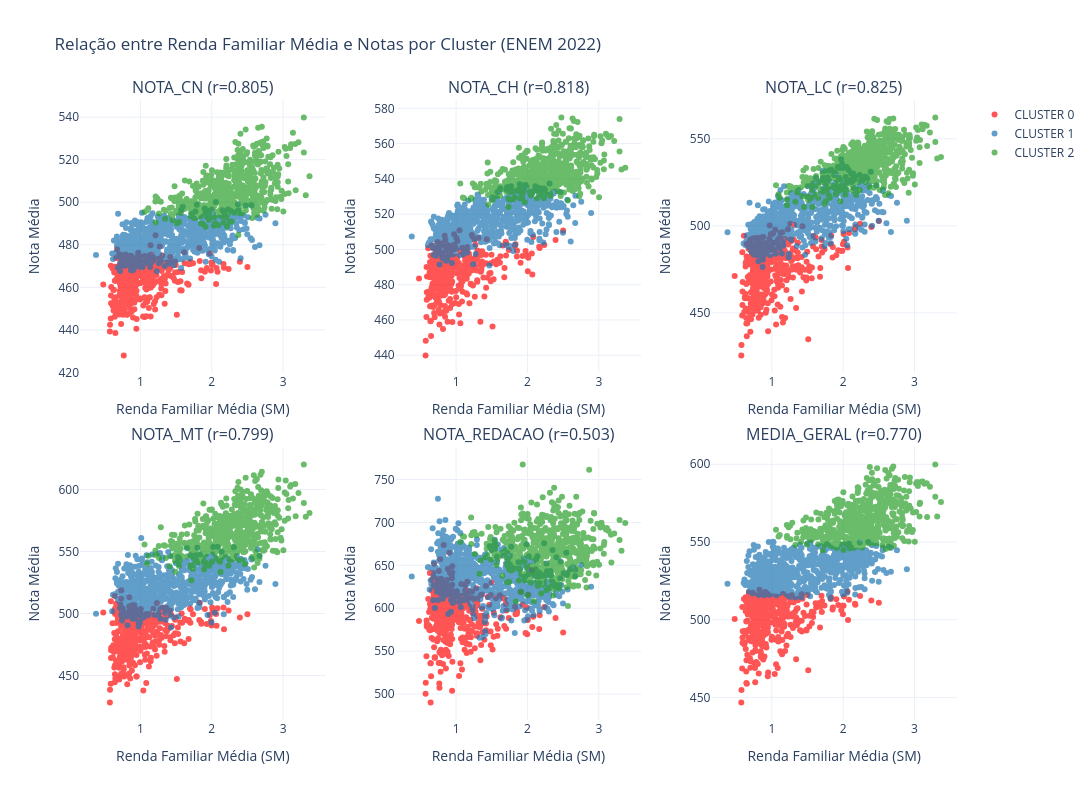

The notebook cell saved with this chart:
### Code cell
renda_col = "RENDA_FAMILIAR_SM_MEDIA"

titulos = []
for c in colunas_notas:
    base = c.replace("NU_NOTA_", "").replace("_MEDIA", "")
    d = df[[renda_col, c]].dropna()
    corr = d[renda_col].corr(d[c])
    titulos.append(f"{base} (r={corr:.3f})")

fig = make_subplots(
    rows=2,
    cols=3,
    subplot_titles=titulos,
    horizontal_spacing=0.08,
    vertical_spacing=0.12
)

for i, coluna in enumerate(colunas_notas):
    row = i // 3 + 1
    col = i % 3 + 1

    for cluster in sorted(df["CLUSTER"].unique()):
        dados = df[df["CLUSTER"] == cluster]
        dados_validos = dados[[renda_col, coluna, "MUNICIPIO", "UF", "QTD_PARTICIPANTES"]].dropna()

        fig.add_trace(
            go.Scatter(
                x=dados_validos[renda_col],
                y=dados_validos[coluna],
                mode="markers",
                marker=dict(size=6, color=cores_cluster.get(cluster)),
                opacity=0.7,
                name=f"CLUSTER {cluster}",
                showlegend=(i == 0),
                customdata=dados_validos[["MUNICIPIO", "UF", "QTD_PARTICIPANTES"]],
                hovertemplate=(
                    "Município: %{customdata[0]} (%{customdata[1]})<br>"
                    "Renda: %{x:.2f}<br>"
                    "Nota: %{y:.2f}<br>"
                    "Participantes: %{customdata[2]}<br>"
                    f"Cluster: {cluster}"
                    "<extra></extra>"
                )
            ),
            row=row,
            col=col
        )

    fig.update_xaxes(title_text="Renda Familiar Média (SM)", row=row, col=col)
    fig.update_yaxes(title_text="Nota Média", row=row, col=col)

fig.update_layout(
    title=f"Relação entre Renda Familiar Média e Notas por Cluster (ENEM {ano})",
    height=800,
    width=1200,
    template="plotly_white"
)

caminho = OUTDIR_IMG / f"{ano}_RELACAO_ENTRE_RENDA_FAMILIAR_MEDIA_E_NOTAS_POR_CLUSTER.png"
fig.write_image(str(caminho), scale=2)
print(f"Imagem salva em: {caminho}")
fig.show()

### Figure 1 — Plotly figure (JSON) as saved in the notebook; plotly's stock layout.template omitted (floating-point values rounded to 4 significant figures; data arrays with more than 128 entries replaced by an {"elided": "..."} marker saying what was removed)
{"data": [{"customdata": {"elided": "445x3 mixed values"}, "hovertemplate": "Município: %{customdata[0]} (%{customdata[1]})<br>Renda: %{x:.2f}<br>Nota: %{y:.2f}<br>Participantes: %{customdata[2]}<br>Cluster: 0<extra></extra>", "marker": {"color": "#ff0e0e", "size": 6}, "mode": "markers", "name": "CLUSTER 0", "opacity": 0.7, "showlegend": true, "type": "scatter", "x": {"elided": "445 float values"}, "xaxis": "x", "y": {"elided": "445 float values"}, "yaxis": "y"}, {"customdata": {"elided": "713x3 mixed values"}, "hovertemplate": "Município: %{customdata[0]} (%{customdata[1]})<br>Renda: %{x:.2f}<br>Nota: %{y:.2f}<br>Participantes: %{customdata[2]}<br>Cluster: 1<extra></extra>", "marker": {"color": "#1f77b4", "size": 6}, "mode": "markers", "name": "CLUSTER 1", "opacity": 0.7, "showlegend": true, "type": "scatter", "x": {"elided": "713 float values"}, "xaxis": "x", "y": {"elided": "713 float values"}, "yaxis": "y"}, {"customdata": {"elided": "554x3 mixed values"}, "hovertemplate": "Município: %{customdata[0]} (%{customdata[1]})<br>Renda: %{x:.2f}<br>Nota: %{y:.2f}<br>Participantes: %{customdata[2]}<br>Cluster: 2<extra></extra>", "marker": {"color": "#2ca02c", "size": 6}, "mode": "markers", "name": "CLUSTER 2", "opacity": 0.7, "showlegend": true, "type": "scatter", "x": {"elided": "554 float values"}, "xaxis": "x", "y": {"elided": "554 float values"}, "yaxis": "y"}, {"customdata": {"elided": "445x3 mixed values"}, "hovertemplate": "Município: %{customdata[0]} (%{customdata[1]})<br>Renda: %{x:.2f}<br>Nota: %{y:.2f}<br>Participantes: %{customdata[2]}<br>Cluster: 0<extra></extra>", "marker": {"color": "#ff0e0e", "size": 6}, "mode": "markers", "name": "CLUSTER 0", "opacity": 0.7, "showlegend": false, "type": "scatter", "x": {"elided": "445 float values"}, "xaxis": "x2", "y": {"elided": "445 float values"}, "yaxis": "y2"}, {"customdata": {"elided": "713x3 mixed values"}, "hovertemplate": "Município: %{customdata[0]} (%{customdata[1]})<br>Renda: %{x:.2f}<br>Nota: %{y:.2f}<br>Participantes: %{customdata[2]}<br>Cluster: 1<extra></extra>", "marker": {"color": "#1f77b4", "size": 6}, "mode": "markers", "name": "CLUSTER 1", "opacity": 0.7, "showlegend": false, "type": "scatter", "x": {"elided": "713 float values"}, "xaxis": "x2", "y": {"elided": "713 float values"}, "yaxis": "y2"}, {"customdata": {"elided": "554x3 mixed values"}, "hovertemplate": "Município: %{customdata[0]} (%{customdata[1]})<br>Renda: %{x:.2f}<br>Nota: %{y:.2f}<br>Participantes: %{customdata[2]}<br>Cluster: 2<extra></extra>", "marker": {"color": "#2ca02c", "size": 6}, "mode": "markers", "name": "CLUSTER 2", "opacity": 0.7, "showlegend": false, "type": "scatter", "x": {"elided": "554 float values"}, "xaxis": "x2", "y": {"elided": "554 float values"}, "yaxis": "y2"}, {"customdata": {"elided": "445x3 mixed values"}, "hovertemplate": "Município: %{customdata[0]} (%{customdata[1]})<br>Renda: %{x:.2f}<br>Nota: %{y:.2f}<br>Participantes: %{customdata[2]}<br>Cluster: 0<extra></extra>", "marker": {"color": "#ff0e0e", "size": 6}, "mode": "markers", "name": "CLUSTER 0", "opacity": 0.7, "showlegend": false, "type": "scatter", "x": {"elided": "445 float values"}, "xaxis": "x3", "y": {"elided": "445 float values"}, "yaxis": "y3"}, {"customdata": {"elided": "713x3 mixed values"}, "hovertemplate": "Município: %{customdata[0]} (%{customdata[1]})<br>Renda: %{x:.2f}<br>Nota: %{y:.2f}<br>Participantes: %{customdata[2]}<br>Cluster: 1<extra></extra>", "marker": {"color": "#1f77b4", "size": 6}, "mode": "markers", "name": "CLUSTER 1", "opacity": 0.7, "showlegend": false, "type": "scatter", "x": {"elided": "713 float values"}, "xaxis": "x3", "y": {"elided": "713 float values"}, "yaxis": "y3"}, {"customdata": {"elided": "554x3 mixed values"}, "hovertemplate": "Município: %{customdata[0]} (%{customdata[1]})<br>Renda: %{x:.2f}<br>Nota: %{y:.2f}<br>Participantes: %{customdata[2]}<br>Cluster: 2<extra></extra>", "marker": {"color": "#2ca02c", "size": 6}, "mode": "markers", "name": "CLUSTER 2", "opacity": 0.7, "showlegend": false, "type": "scatter", "x": {"elided": "554 float values"}, "xaxis": "x3", "y": {"elided": "554 float values"}, "yaxis": "y3"}, {"customdata": {"elided": "445x3 mixed values"}, "hovertemplate": "Município: %{customdata[0]} (%{customdata[1]})<br>Renda: %{x:.2f}<br>Nota: %{y:.2f}<br>Participantes: %{customdata[2]}<br>Cluster: 0<extra></extra>", "marker": {"color": "#ff0e0e", "size": 6}, "mode": "markers", "name": "CLUSTER 0", "opacity": 0.7, "showlegend": false, "type": "scatter", "x": {"elided": "445 float values"}, "xaxis": "x4", "y": {"elided": "445 float values"}, "yaxis": "y4"}, {"customdata": {"elided": "713x3 mixed values"}, "hovertemplate": "Município: %{customdata[0]} (%{customdata[1]})<br>Renda: %{x:.2f}<br>Nota: %{y:.2f}<br>Participantes: %{customdata[2]}<br>Cluster: 1<extra></extra>", "marker": {"color": "#1f77b4", "size": 6}, "mode": "markers", "name": "CLUSTER 1", "opacity": 0.7, "showlegend": false, "type": "scatter", "x": {"elided": "713 float values"}, "xaxis": "x4", "y": {"elided": "713 float values"}, "yaxis": "y4"}, {"customdata": {"elided": "554x3 mixed values"}, "hovertemplate": "Município: %{customdata[0]} (%{customdata[1]})<br>Renda: %{x:.2f}<br>Nota: %{y:.2f}<br>Participantes: %{customdata[2]}<br>Cluster: 2<extra></extra>", "marker": {"color": "#2ca02c", "size": 6}, "mode": "markers", "name": "CLUSTER 2", "opacity": 0.7, "showlegend": false, "type": "scatter", "x": {"elided": "554 float values"}, "xaxis": "x4", "y": {"elided": "554 float values"}, "yaxis": "y4"}, {"customdata": {"elided": "445x3 mixed values"}, "hovertemplate": "Município: %{customdata[0]} (%{customdata[1]})<br>Renda: %{x:.2f}<br>Nota: %{y:.2f}<br>Participantes: %{customdata[2]}<br>Cluster: 0<extra></extra>", "marker": {"color": "#ff0e0e", "size": 6}, "mode": "markers", "name": "CLUSTER 0", "opacity": 0.7, "showlegend": false, "type": "scatter", "x": {"elided": "445 float values"}, "xaxis": "x5", "y": {"elided": "445 float values"}, "yaxis": "y5"}, {"customdata": {"elided": "713x3 mixed values"}, "hovertemplate": "Município: %{customdata[0]} (%{customdata[1]})<br>Renda: %{x:.2f}<br>Nota: %{y:.2f}<br>Participantes: %{customdata[2]}<br>Cluster: 1<extra></extra>", "marker": {"color": "#1f77b4", "size": 6}, "mode": "markers", "name": "CLUSTER 1", "opacity": 0.7, "showlegend": false, "type": "scatter", "x": {"elided": "713 float values"}, "xaxis": "x5", "y": {"elided": "713 float values"}, "yaxis": "y5"}, {"customdata": {"elided": "554x3 mixed values"}, "hovertemplate": "Município: %{customdata[0]} (%{customdata[1]})<br>Renda: %{x:.2f}<br>Nota: %{y:.2f}<br>Participantes: %{customdata[2]}<br>Cluster: 2<extra></extra>", "marker": {"color": "#2ca02c", "size": 6}, "mode": "markers", "name": "CLUSTER 2", "opacity": 0.7, "showlegend": false, "type": "scatter", "x": {"elided": "554 float values"}, "xaxis": "x5", "y": {"elided": "554 float values"}, "yaxis": "y5"}, {"customdata": {"elided": "445x3 mixed values"}, "hovertemplate": "Município: %{customdata[0]} (%{customdata[1]})<br>Renda: %{x:.2f}<br>Nota: %{y:.2f}<br>Participantes: %{customdata[2]}<br>Cluster: 0<extra></extra>", "marker": {"color": "#ff0e0e", "size": 6}, "mode": "markers", "name": "CLUSTER 0", "opacity": 0.7, "showlegend": false, "type": "scatter", "x": {"elided": "445 float values"}, "xaxis": "x6", "y": {"elided": "445 float values"}, "yaxis": "y6"}, {"customdata": {"elided": "713x3 mixed values"}, "hovertemplate": "Município: %{customdata[0]} (%{customdata[1]})<br>Renda: %{x:.2f}<br>Nota: %{y:.2f}<br>Participantes: %{customdata[2]}<br>Cluster: 1<extra></extra>", "marker": {"color": "#1f77b4", "size": 6}, "mode": "markers", "name": "CLUSTER 1", "opacity": 0.7, "showlegend": false, "type": "scatter", "x": {"elided": "713 float values"}, "xaxis": "x6", "y": {"elided": "713 float values"}, "yaxis": "y6"}, {"customdata": {"elided": "554x3 mixed values"}, "hovertemplate": "Município: %{customdata[0]} (%{customdata[1]})<br>Renda: %{x:.2f}<br>Nota: %{y:.2f}<br>Participantes: %{customdata[2]}<br>Cluster: 2<extra></extra>", "marker": {"color": "#2ca02c", "size": 6}, "mode": "markers", "name": "CLUSTER 2", "opacity": 0.7, "showlegend": false, "type": "scatter", "x": {"elided": "554 float values"}, "xaxis": "x6", "y": {"elided": "554 float values"}, "yaxis": "y6"}], "layout": {"annotations": [{"font": {"size": 16}, "showarrow": false, "text": "NOTA_CN (r=0.805)", "x": 0.14, "xanchor": "center", "xref": "paper", "y": 1, "yanchor": "bottom", "yref": "paper"}, {"font": {"size": 16}, "showarrow": false, "text": "NOTA_CH (r=0.818)", "x": 0.5, "xanchor": "center", "xref": "paper", "y": 1, "yanchor": "bottom", "yref": "paper"}, {"font": {"size": 16}, "showarrow": false, "text": "NOTA_LC (r=0.825)", "x": 0.86, "xanchor": "center", "xref": "paper", "y": 1, "yanchor": "bottom", "yref": "paper"}, {"font": {"size": 16}, "showarrow": false, "text": "NOTA_MT (r=0.799)", "x": 0.14, "xanchor": "center", "xref": "paper", "y": 0.44, "yanchor": "bottom", "yref": "paper"}, {"font": {"size": 16}, "showarrow": false, "text": "NOTA_REDACAO (r=0.503)", "x": 0.5, "xanchor": "center", "xref": "paper", "y": 0.44, "yanchor": "bottom", "yref": "paper"}, {"font": {"size": 16}, "showarrow": false, "text": "MEDIA_GERAL (r=0.770)", "x": 0.86, "xanchor": "center", "xref": "paper", "y": 0.44, "yanchor": "bottom", "yref": "paper"}], "height": 800, "title": {"text": "Relação entre Renda Familiar Média e Notas por Cluster (ENEM 2022)"}, "width": 1200, "xaxis": {"anchor": "y", "domain": [0, 0.28], "title": {"text": "Renda Familiar Média (SM)"}}, "xaxis2": {"anchor": "y2", "domain": [0.36, 0.64], "title": {"text": "Renda Familiar Média (SM)"}}, "xaxis3": {"anchor": "y3", "domain": [0.72, 1], "title": {"text": "Renda Familiar Média (SM)"}}, "xaxis4": {"anchor": "y4", "domain": [0, 0.28], "title": {"text": "Renda Familiar Média (SM)"}}, "xaxis5": {"anchor": "y5", "domain": [0.36, 0.64], "title": {"text": "Renda Familiar Média (SM)"}}, "xaxis6": {"anchor": "y6", "domain": [0.72, 1], "title": {"text": "Renda Familiar Média (SM)"}}, "yaxis": {"anchor": "x", "domain": [0.56, 1], "title": {"text": "Nota Média"}}, "yaxis2": {"anchor": "x2", "domain": [0.56, 1], "title": {"text": "Nota Média"}}, "yaxis3": {"anchor": "x3", "domain": [0.56, 1], "title": {"text": "Nota Média"}}, "yaxis4": {"anchor": "x4", "domain": [0, 0.44], "title": {"text": "Nota Média"}}, "yaxis5": {"anchor": "x5", "domain": [0, 0.44], "title": {"text": "Nota Média"}}, "yaxis6": {"anchor": "x6", "domain": [0, 0.44], "title": {"text": "Nota Média"}}}}
